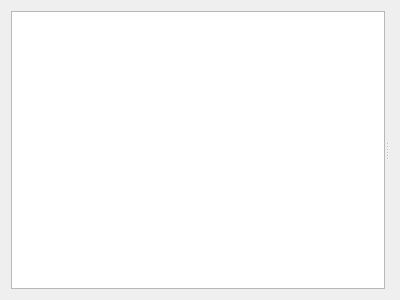
<?xml version="1.0" encoding="UTF-8"?>
<ui version="4.0">
 <class>QfraIoPortsView</class>
 <widget class="QWidget" name="QfraIoPortsView">
  <property name="geometry">
   <rect>
    <x>0</x>
    <y>0</y>
    <width>400</width>
    <height>300</height>
   </rect>
  </property>
  <property name="windowTitle">
   <string>PortIoListing</string>
  </property>
  <layout class="QGridLayout" name="gridLayout">
   <item row="0" column="0">
    <widget class="QSplitter" name="splitter">
     <property name="orientation">
      <enum>Qt::Horizontal</enum>
     </property>
     <widget class="QListWidget" name="IoList"/>
     <widget class="QWidget" name="verticalLayoutWidget">
      <layout class="QVBoxLayout" name="IoCtrlLayout"/>
     </widget>
    </widget>
   </item>
  </layout>
 </widget>
 <resources/>
 <connections/>
</ui>
